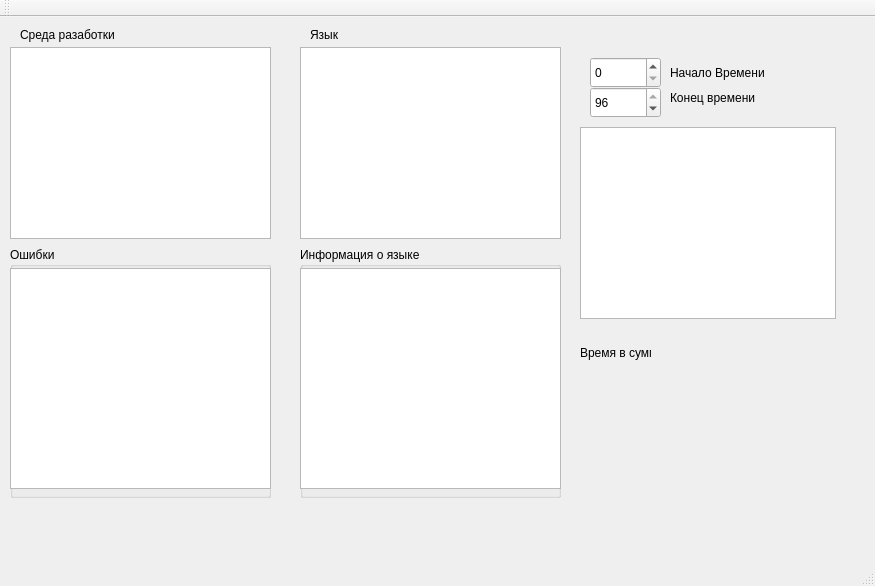
<?xml version="1.0" encoding="UTF-8"?>
<ui version="4.0">
 <class>MainWindow</class>
 <widget class="QMainWindow" name="MainWindow">
  <property name="geometry">
   <rect>
    <x>0</x>
    <y>0</y>
    <width>875</width>
    <height>586</height>
   </rect>
  </property>
  <property name="windowTitle">
   <string>MainWindow</string>
  </property>
  <widget class="QWidget" name="centralWidget">
   <widget class="QLabel" name="label">
    <property name="geometry">
     <rect>
      <x>20</x>
      <y>10</y>
      <width>101</width>
      <height>16</height>
     </rect>
    </property>
    <property name="text">
     <string>Среда разаботки</string>
    </property>
   </widget>
   <widget class="QListWidget" name="programsList">
    <property name="geometry">
     <rect>
      <x>10</x>
      <y>30</y>
      <width>261</width>
      <height>192</height>
     </rect>
    </property>
   </widget>
   <widget class="QGroupBox" name="groupBox">
    <property name="geometry">
     <rect>
      <x>10</x>
      <y>230</y>
      <width>261</width>
      <height>251</height>
     </rect>
    </property>
    <property name="title">
     <string>Ошибки</string>
    </property>
    <widget class="QLabel" name="programName">
     <property name="geometry">
      <rect>
       <x>10</x>
       <y>20</y>
       <width>201</width>
       <height>16</height>
      </rect>
     </property>
     <property name="text">
      <string/>
     </property>
    </widget>
    <widget class="QListWidget" name="programProblemsList">
     <property name="geometry">
      <rect>
       <x>0</x>
       <y>21</y>
       <width>261</width>
       <height>221</height>
      </rect>
     </property>
    </widget>
   </widget>
   <widget class="QLabel" name="label_2">
    <property name="geometry">
     <rect>
      <x>310</x>
      <y>10</y>
      <width>71</width>
      <height>16</height>
     </rect>
    </property>
    <property name="text">
     <string>Язык</string>
    </property>
   </widget>
   <widget class="QListWidget" name="usersList">
    <property name="geometry">
     <rect>
      <x>300</x>
      <y>30</y>
      <width>261</width>
      <height>192</height>
     </rect>
    </property>
   </widget>
   <widget class="QGroupBox" name="groupBox_2">
    <property name="geometry">
     <rect>
      <x>300</x>
      <y>230</y>
      <width>261</width>
      <height>251</height>
     </rect>
    </property>
    <property name="title">
     <string>Информация о языке</string>
    </property>
    <widget class="QLabel" name="userName">
     <property name="geometry">
      <rect>
       <x>10</x>
       <y>20</y>
       <width>241</width>
       <height>16</height>
      </rect>
     </property>
     <property name="text">
      <string/>
     </property>
    </widget>
    <widget class="QListWidget" name="userProgramsList">
     <property name="geometry">
      <rect>
       <x>0</x>
       <y>21</y>
       <width>261</width>
       <height>221</height>
      </rect>
     </property>
    </widget>
   </widget>
   <widget class="QListWidget" name="userLog">
    <property name="geometry">
     <rect>
      <x>580</x>
      <y>110</y>
      <width>256</width>
      <height>192</height>
     </rect>
    </property>
   </widget>
   <widget class="QSpinBox" name="startTime">
    <property name="geometry">
     <rect>
      <x>590</x>
      <y>40</y>
      <width>71</width>
      <height>31</height>
     </rect>
    </property>
    <property name="maximum">
     <number>100</number>
    </property>
   </widget>
   <widget class="QSpinBox" name="endTime">
    <property name="geometry">
     <rect>
      <x>590</x>
      <y>70</y>
      <width>71</width>
      <height>31</height>
     </rect>
    </property>
    <property name="maximum">
     <number>96</number>
    </property>
    <property name="value">
     <number>96</number>
    </property>
   </widget>
   <widget class="QLabel" name="label_3">
    <property name="geometry">
     <rect>
      <x>670</x>
      <y>40</y>
      <width>111</width>
      <height>31</height>
     </rect>
    </property>
    <property name="text">
     <string>Начало Времени</string>
    </property>
   </widget>
   <widget class="QLabel" name="label_4">
    <property name="geometry">
     <rect>
      <x>670</x>
      <y>60</y>
      <width>111</width>
      <height>41</height>
     </rect>
    </property>
    <property name="text">
     <string>Конец времени</string>
    </property>
   </widget>
   <widget class="QLabel" name="label_5">
    <property name="geometry">
     <rect>
      <x>580</x>
      <y>310</y>
      <width>71</width>
      <height>51</height>
     </rect>
    </property>
    <property name="text">
     <string>Время в сумме:</string>
    </property>
   </widget>
   <widget class="QLabel" name="sumTime">
    <property name="geometry">
     <rect>
      <x>680</x>
      <y>320</y>
      <width>31</width>
      <height>41</height>
     </rect>
    </property>
    <property name="text">
     <string/>
    </property>
   </widget>
  </widget>
  <widget class="QMenuBar" name="menuBar">
   <property name="geometry">
    <rect>
     <x>0</x>
     <y>0</y>
     <width>875</width>
     <height>21</height>
    </rect>
   </property>
  </widget>
  <widget class="QToolBar" name="mainToolBar">
   <attribute name="toolBarArea">
    <enum>TopToolBarArea</enum>
   </attribute>
   <attribute name="toolBarBreak">
    <bool>false</bool>
   </attribute>
  </widget>
  <widget class="QStatusBar" name="statusBar"/>
 </widget>
 <layoutdefault spacing="6" margin="11"/>
 <resources/>
 <connections/>
</ui>
